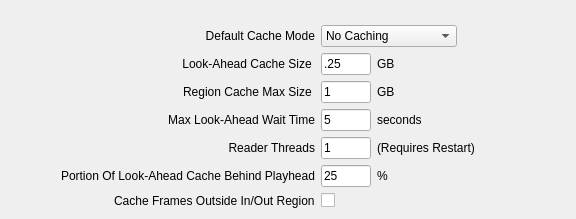
     <widget class="QWidget" name="cachingTab">
      <attribute name="title">
       <string>Caching</string>
      </attribute>
      <layout class="QHBoxLayout" name="horizontalLayout_34">
       <property name="topMargin">
        <number>25</number>
       </property>
       <item>
        <spacer name="horizontalSpacer_36">
         <property name="orientation">
          <enum>Qt::Horizontal</enum>
         </property>
         <property name="sizeType">
          <enum>QSizePolicy::MinimumExpanding</enum>
         </property>
         <property name="sizeHint" stdset="0">
          <size>
           <width>50</width>
           <height>20</height>
          </size>
         </property>
        </spacer>
       </item>
       <item>
        <layout class="QFormLayout" name="formLayout_10">
         <property name="fieldGrowthPolicy">
          <enum>QFormLayout::FieldsStayAtSizeHint</enum>
         </property>
         <property name="labelAlignment">
          <set>Qt::AlignRight|Qt::AlignTrailing|Qt::AlignVCenter</set>
         </property>
         <item row="0" column="0">
          <widget class="QLabel" name="label_37">
           <property name="text">
            <string>Default Cache Mode</string>
           </property>
           <property name="alignment">
            <set>Qt::AlignRight|Qt::AlignTrailing|Qt::AlignVCenter</set>
           </property>
          </widget>
         </item>
         <item row="0" column="1">
          <layout class="QHBoxLayout" name="horizontalLayout_14">
           <item>
            <widget class="QComboBox" name="cacheModeCombo">
             <item>
              <property name="text">
               <string>No Caching</string>
              </property>
             </item>
             <item>
              <property name="text">
               <string>Region Cache</string>
              </property>
             </item>
             <item>
              <property name="text">
               <string>Look-Ahead Cache</string>
              </property>
             </item>
            </widget>
           </item>
           <item>
            <spacer name="horizontalSpacer_14">
             <property name="orientation">
              <enum>Qt::Horizontal</enum>
             </property>
             <property name="sizeHint" stdset="0">
              <size>
               <width>40</width>
               <height>20</height>
              </size>
             </property>
            </spacer>
           </item>
          </layout>
         </item>
         <item row="1" column="0">
          <widget class="QLabel" name="label_92">
           <property name="text">
            <string>Look-Ahead Cache Size </string>
           </property>
           <property name="alignment">
            <set>Qt::AlignRight|Qt::AlignTrailing|Qt::AlignVCenter</set>
           </property>
          </widget>
         </item>
         <item row="1" column="1">
          <layout class="QHBoxLayout" name="horizontalLayout_57">
           <item>
            <widget class="QLineEdit" name="lookAheadCacheSize64Edit">
             <property name="maximumSize">
              <size>
               <width>50</width>
               <height>16777215</height>
              </size>
             </property>
             <property name="text">
              <string>.25</string>
             </property>
            </widget>
           </item>
           <item>
            <widget class="QLabel" name="label_91">
             <property name="text">
              <string>GB</string>
             </property>
            </widget>
           </item>
           <item>
            <spacer name="horizontalSpacer_61">
             <property name="orientation">
              <enum>Qt::Horizontal</enum>
             </property>
             <property name="sizeHint" stdset="0">
              <size>
               <width>40</width>
               <height>20</height>
              </size>
             </property>
            </spacer>
           </item>
          </layout>
         </item>
         <item row="2" column="0">
          <widget class="QLabel" name="label_95">
           <property name="text">
            <string>Region Cache Max Size </string>
           </property>
           <property name="alignment">
            <set>Qt::AlignRight|Qt::AlignTrailing|Qt::AlignVCenter</set>
           </property>
          </widget>
         </item>
         <item row="2" column="1">
          <layout class="QHBoxLayout" name="horizontalLayout_59">
           <item>
            <widget class="QLineEdit" name="regionCacheSize64Edit">
             <property name="maximumSize">
              <size>
               <width>50</width>
               <height>16777215</height>
              </size>
             </property>
             <property name="text">
              <string>1</string>
             </property>
            </widget>
           </item>
           <item>
            <widget class="QLabel" name="label_94">
             <property name="text">
              <string>GB</string>
             </property>
            </widget>
           </item>
           <item>
            <spacer name="horizontalSpacer_63">
             <property name="orientation">
              <enum>Qt::Horizontal</enum>
             </property>
             <property name="sizeHint" stdset="0">
              <size>
               <width>40</width>
               <height>20</height>
              </size>
             </property>
            </spacer>
           </item>
          </layout>
         </item>
         <item row="3" column="0">
          <widget class="QLabel" name="label_50">
           <property name="text">
            <string>Max Look-Ahead Wait Time</string>
           </property>
           <property name="alignment">
            <set>Qt::AlignRight|Qt::AlignTrailing|Qt::AlignVCenter</set>
           </property>
          </widget>
         </item>
         <item row="3" column="1">
          <layout class="QHBoxLayout" name="horizontalLayout_4">
           <item>
            <widget class="QLineEdit" name="bufferWaitEdit">
             <property name="maximumSize">
              <size>
               <width>50</width>
               <height>16777215</height>
              </size>
             </property>
             <property name="text">
              <string>5</string>
             </property>
            </widget>
           </item>
           <item>
            <widget class="QLabel" name="label_49">
             <property name="text">
              <string>seconds</string>
             </property>
            </widget>
           </item>
           <item>
            <spacer name="horizontalSpacer_4">
             <property name="orientation">
              <enum>Qt::Horizontal</enum>
             </property>
             <property name="sizeHint" stdset="0">
              <size>
               <width>40</width>
               <height>20</height>
              </size>
             </property>
            </spacer>
           </item>
          </layout>
         </item>
         <item row="4" column="0">
          <widget class="QLabel" name="label_48">
           <property name="text">
            <string>Reader Threads</string>
           </property>
           <property name="alignment">
            <set>Qt::AlignRight|Qt::AlignTrailing|Qt::AlignVCenter</set>
           </property>
          </widget>
         </item>
         <item row="4" column="1">
          <layout class="QHBoxLayout" name="horizontalLayout_5">
           <item>
            <widget class="QLineEdit" name="rthreadEdit">
             <property name="maximumSize">
              <size>
               <width>50</width>
               <height>12312312</height>
              </size>
             </property>
             <property name="text">
              <string>1</string>
             </property>
            </widget>
           </item>
           <item>
            <widget class="QLabel" name="label_12">
             <property name="text">
              <string>(Requires Restart)</string>
             </property>
            </widget>
           </item>
           <item>
            <spacer name="horizontalSpacer_5">
             <property name="orientation">
              <enum>Qt::Horizontal</enum>
             </property>
             <property name="sizeHint" stdset="0">
              <size>
               <width>40</width>
               <height>20</height>
              </size>
             </property>
            </spacer>
           </item>
          </layout>
         </item>
         <item row="5" column="0">
          <widget class="QLabel" name="label_51">
           <property name="text">
            <string>Portion Of Look-Ahead Cache Behind Playhead</string>
           </property>
           <property name="alignment">
            <set>Qt::AlignRight|Qt::AlignTrailing|Qt::AlignVCenter</set>
           </property>
          </widget>
         </item>
         <item row="5" column="1">
          <layout class="QHBoxLayout" name="horizontalLayout_6">
           <item>
            <widget class="QLineEdit" name="lookBehindFracEdit">
             <property name="maximumSize">
              <size>
               <width>50</width>
               <height>16777215</height>
              </size>
             </property>
             <property name="text">
              <string>25</string>
             </property>
            </widget>
           </item>
           <item>
            <widget class="QLabel" name="label_13">
             <property name="text">
              <string>%</string>
             </property>
            </widget>
           </item>
           <item>
            <spacer name="horizontalSpacer_6">
             <property name="orientation">
              <enum>Qt::Horizontal</enum>
             </property>
             <property name="sizeHint" stdset="0">
              <size>
               <width>40</width>
               <height>20</height>
              </size>
             </property>
            </spacer>
           </item>
          </layout>
         </item>
         <item row="6" column="0">
          <widget class="QLabel" name="catcheFramesOutsideRegionLabel">
           <property name="text">
            <string>Cache Frames Outside In/Out Region</string>
           </property>
          </widget>
         </item>
         <item row="6" column="1">
          <widget class="QCheckBox" name="cacheOutsideRegionToggle"/>
         </item>
        </layout>
       </item>
       <item>
        <spacer name="horizontalSpacer_37">
         <property name="orientation">
          <enum>Qt::Horizontal</enum>
         </property>
         <property name="sizeType">
          <enum>QSizePolicy::MinimumExpanding</enum>
         </property>
         <property name="sizeHint" stdset="0">
          <size>
           <width>50</width>
           <height>20</height>
          </size>
         </property>
        </spacer>
       </item>
      </layout>
     </widget>
